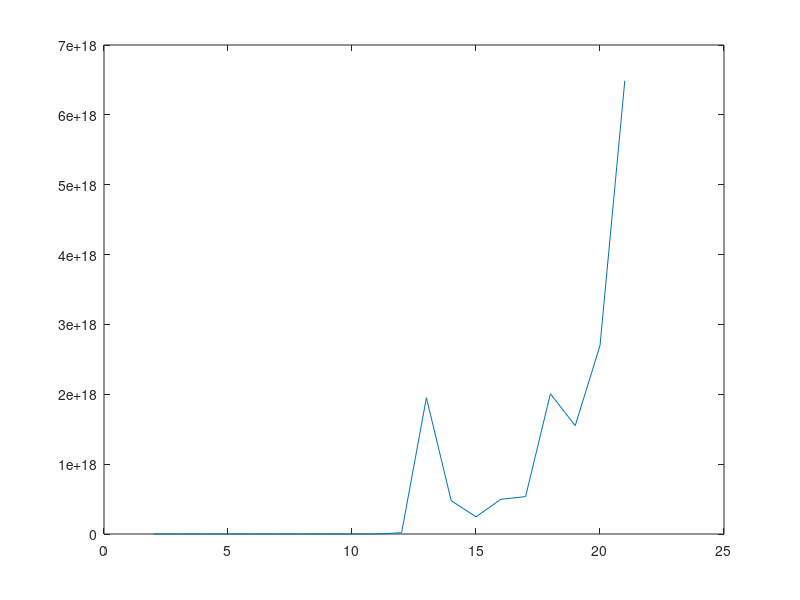

Recreate this plot in MATLAB.
determinantes = zeros(1,20);
enes = zeros(1,20);
condiciones = zeros(1,20);
for n=2:21
    hilber = zeros(n,n);
    for i=1:n
        for j=1:n
            hilber(i,j) = 1/(i+j-1);
        end
    end
    determinantes(n-1) = det(hilber);
    enes(n-1) = n;
    condiciones(n-1) = cond(hilber);
end

plot(enes,determinantes);
plot(enes,condiciones);